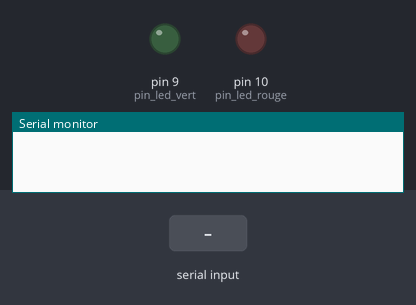
Bench run of a sketch on a simulated Arduino Uno, built with avr-gcc and run on an emulated ATmega328P. Parts: output pins drawn as LEDs (lit = HIGH), the last lines printed to the serial monitor. The inputs (shaded band) are chosen by the test bench.

Above: at 1.2 s.
1.3 s: "1" received over Serial
At 1.9 s:
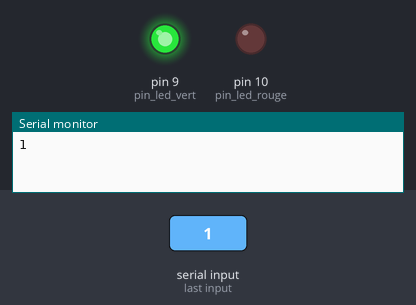
2.8 s: "0" received over Serial
At 4.2 s:
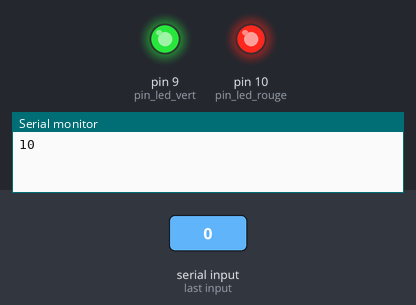
Timing chart, 0 to 5.8 s (numbered marks = the images above; inputs shaded):
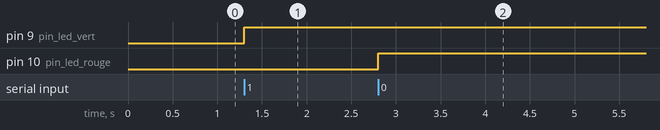

The sketch:

test.ino
```cpp
#define pin_led_vert 9 // led branche sur pin 9
#define pin_led_rouge 10 // led branche sur pin 10
char data ;


void setup() {
  pinMode(pin_led_vert,OUTPUT);
  digitalWrite(pin_led_vert,LOW);
  pinMode(pin_led_rouge,OUTPUT);
  digitalWrite(pin_led_rouge,LOW);
Serial.begin(9600);
}

void loop()
{
  if (Serial.available() )
  {
    data=Serial.read();
  if (data=='1')
  {
    digitalWrite(pin_led_vert,HIGH);
    Serial.write('1');
  }

else if (data=='0')
{
  digitalWrite(pin_led_rouge,HIGH);
    Serial.write('0');
}
}
}
```

Measured:
- after the input at 1.3 s, pin 9 (pin_led_vert): LOW → HIGH at once
- after the input at 2.8 s, pin 10 (pin_led_rouge): LOW → HIGH at once
